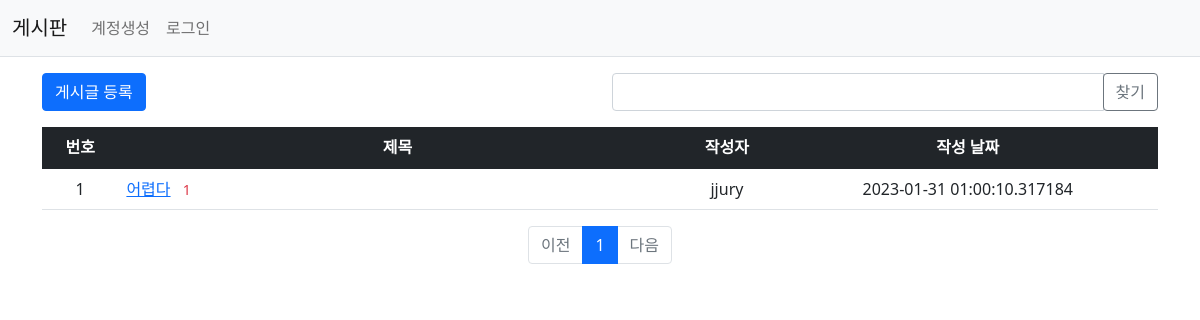
Page /question/list/ on the earlier database version.
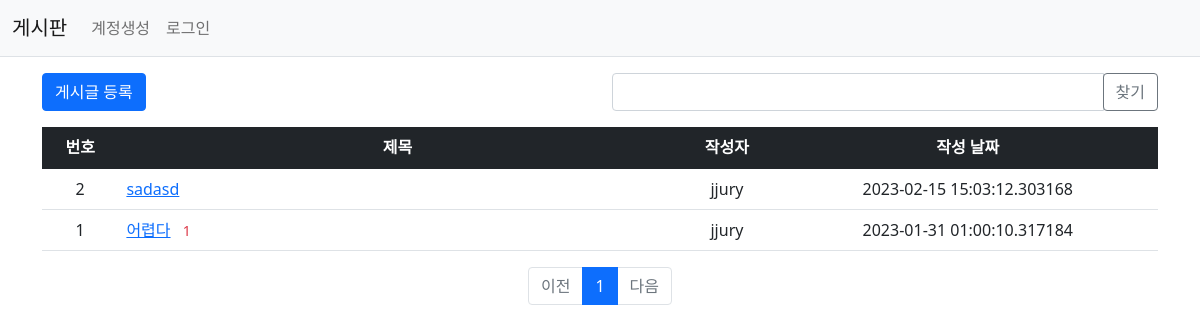
Same page on the later database version.
### pybo/models.py (models this page shows)
class Question(db.Model):
    id = db.Column(db.Integer, primary_key=True)
    subject = db.Column(db.String(200), nullable=False)
    content = db.Column(db.Text(), nullable=False)
    create_date = db.Column(db.DateTime(), nullable=False)
    user_id = db.Column(db.Integer, db.ForeignKey('user.id', ondelete='CASCADE'), nullable=False)
    user = db.relationship('User', backref=db.backref('question_set'))
    modify_date = db.Column(db.DateTime(), nullable=True)

class User(db.Model):
    id = db.Column(db.Integer, primary_key=True)
    username = db.Column(db.String(150), unique=True, nullable=False)
    password = db.Column(db.String(200), nullable=False)
    email = db.Column(db.String(120), unique=True, nullable=False)

### pybo/views/question_views.py (the view, shortened to what this page needs)
@bp.route('/list/')
def _list():
    page = request.args.get('page', type=int, default=1)
    kw = request.args.get('kw', type=str, default='')
    question_list = Question.query.order_by(Question.create_date.desc())
    question_list = question_list.paginate(page=page, per_page=10)
    return render_template('question/question_list.html', question_list=question_list, page=page, kw=kw)

### pybo/views/auth_views.py (called while the page is built)
@bp.before_app_request
def load_logged_in_user():
    user_id = session.get('user_id')
    if user_id is None:
        g.user = None
    else:
        g.user = User.query.get(user_id)

### pybo/templates/question/question_list.html (shortened to what this page needs)
{% extends 'base.html' %}
{% block content %}
<div class="container my-3">
        <div class="row my-3">
        <div class="col-6">
            <a href="{{ url_for('question.create') }}" class="btn btn-primary">게시글 등록</a>
        </div>
        <div class="col-6">
            <div class="input-group">
                <input type="text" id="search_kw" class="form-control" value="{{ kw or '' }}">
                <div class="input-group-append">
                    <button class="btn btn-outline-secondary" type="button" id="btn_search">찾기</button>
                </div>
            </div>
        </div>
    </div>
    <table class="table">
        <thead>
        <tr class="text-center table-dark">
            <th>번호</th>
            <th style="width:50%">제목</th>
            <th>작성자</th>
            <th>작성 날짜</th>
        </tr>
        </thead>
        <tbody>
        {% if question_list %}
        {% for question in question_list.items %}
        <tr class="text-center">
            <td>{{ question_list.total - ((question_list.page-1) * question_list.per_page) - loop.index0 }}</td>
            <td class="text-start">
                <a href="{{ url_for('question.detail', question_id=question.id) }}">{{ question.subject }}</a>
                {% if question.answer_set|length > 0 %}
                <span class="text-danger small mx-2">{{ question.answer_set|length }}</span>
                {% endif %}
            </td>
            <td>{{ question.user.username }}</td>
            <td>{{ question.create_date }}</td>
        </tr>
        {% endfor %}
        {% else %}
        <tr>
            <td colspan="3">등록된 글이 없습니다.</td>
        </tr>
        {% endif %}
        </tbody>
    </table>
    <ul class="pagination justify-content-center">
        {% if question_list.has_prev %}
        <li class="page-item">
            <a class="page-link" data-page="{{ question_list.prev_num }}" href="javascript:void(0)">이전</a>
        </li>
        {% else %}
        <li class="page-item disabled">
            <a class="page-link" tabindex="-1" aria-disabled="true" href="javascript:void(0)">이전</a>
        </li>
        {% endif %}
        {% for page_num in question_list.iter_pages() %}
        {% if page_num %}
        {% if page_num != question_list.page %}
        <li class="page-item">
            <a class="page-link" data-page="{{ page_num }}" href="javascript:void(0)">{{ page_num }}</a>
        </li>
        {% else %}
        <li class="page-item active" aria-current="page">
            <a class="page-link" href="javascript:void(0)">{{ page_num }}</a>
        </li>
        {% endif %}
        {% else %}
        <li class="disabled">
            <a class="page-link" href="javascript:void(0)">...</a>
        </li>
        {% endif %}
        {% endfor %}
        {% if question_list.has_next %}
        <li class="page-item">
            <a class="page-link" data-page="{{ question_list.next_num }}" href="javascript:void(0)">다음</a>
        </li>
        {% else %}
        <li class="page-item disabled">
            <a class="page-link" tabindex="-1" aria-disabled="true" href="javascript:void(0)">다음</a>
        </li>
        {% endif %}
    </ul>
</div>
{% endblock %}

### pybo/templates/base.html (shortened to what this page needs)
<!doctype html>
<html lang="ko">
<head>
    <link rel="stylesheet" href="{{ url_for('static', filename='bootstrap.min.css') }}">
    <link rel="stylesheet" href="{{ url_for('static', filename='style.css') }}">
</head>
<body>
{% include "navbar.html" %}
{% block content %}
{% endblock %}
</body>
</html>

### pybo/templates/navbar.html (shortened to what this page needs)
<nav class="navbar navbar-expand-lg navbar-light bg-light border-bottom">
    <div class="container-fluid">
        <a class="navbar-brand" href="{{ url_for('main.index') }}">게시판</a>
        <div class="collapse navbar-collapse" id="navbarSupportedContent">
                        {% if g.user %}
            <ul class="navbar-nav">
                <li class="nav-item ">
                    <a class="nav-link" href="{{ url_for('auth.logout') }}">{{ g.user.username }} (로그아웃)</a>
                </li>
            </ul>
            {% else %}
            <ul class="navbar-nav me-auto mb-2 mb-lg-0">
                <li class="nav-item">
                    <a class="nav-link" href="{{ url_for('auth.signup') }}">계정생성</a>
                </li>
                <li class="nav-item">
                    <a class="nav-link" href="{{ url_for('auth.login') }}">로그인</a>
                </li>
            </ul>
            {% endif %}
        </div>
    </div>
</nav>

Differences in the rows shown:
added Question: id "2", subject "sadasd", user.username "jjury", create_date "2023-02-15 15:03:12.303168"
